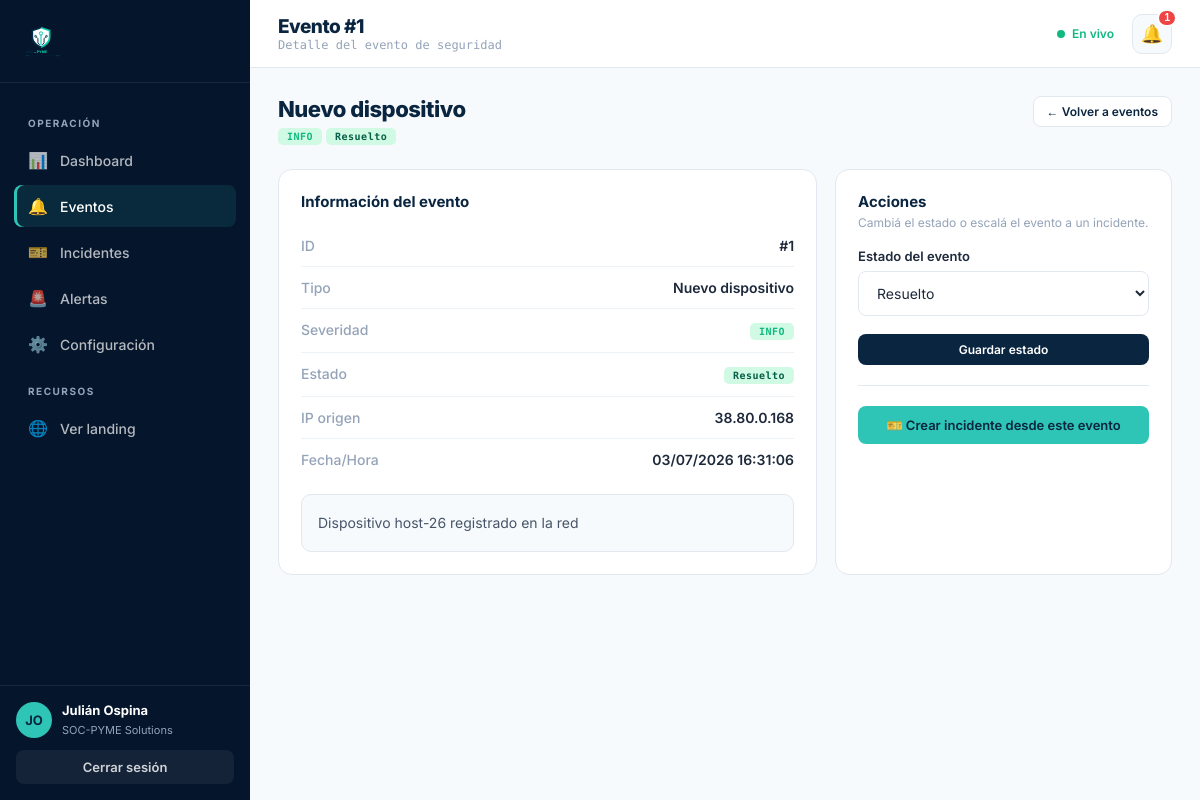
/eventos/1 (signed in), run on the app's committed database.
### models.py (models this page shows, shortened)
class User(UserMixin, db.Model):
    __tablename__ = "users"
    id = db.Column(db.Integer, primary_key=True)
    name = db.Column(db.String(120), nullable=False)
    company = db.Column(db.String(120), nullable=False)
    email = db.Column(db.String(160), unique=True, nullable=False, index=True)
    password_hash = db.Column(db.String(255), nullable=False)
    theme = db.Column(db.String(32), nullable=False, default="default")
    created_at = db.Column(db.DateTime, default=utcnow, nullable=False)
    incidents = db.relationship("Incident", back_populates="assignee", lazy="dynamic")
    notifications = db.relationship(
        "Notification", back_populates="user", lazy="dynamic",
        cascade="all, delete-orphan",
    )
    @property
    def initials(self):
        parts = self.name.split()
        if len(parts) >= 2:
            return (parts[0][0] + parts[1][0]).upper()
        return self.name[:2].upper()

class Event(db.Model):
    __tablename__ = "events"
    id = db.Column(db.Integer, primary_key=True)
    timestamp = db.Column(db.DateTime, default=utcnow, nullable=False, index=True)
    severity = db.Column(db.String(20), nullable=False, index=True)   # critico/aviso/info
    event_type = db.Column(db.String(120), nullable=False)
    description = db.Column(db.Text, nullable=False, default="")
    source_ip = db.Column(db.String(45), nullable=False, default="")
    status = db.Column(db.String(20), nullable=False, default="nuevo", index=True)
    incidents = db.relationship("Incident", back_populates="event", lazy="dynamic")
    @property
    def severity_label(self):
        return SEVERITY_LABELS.get(self.severity, self.severity.upper())
    @property
    def status_label(self):
        return EVENT_STATE_LABELS.get(self.status, self.status)

### routes/events.py (the view)
@events_bp.route("/<int:event_id>")
@login_required
def detail(event_id):
    event = db.session.get(Event, event_id)
    if event is None:
        abort(404)
    form = EventStatusForm(status=event.status)
    return render_template("events/detail.html", event=event, form=form)

### forms.py (shortened to what this page needs)
class EventStatusForm(FlaskForm):
    status = SelectField(
        "Estado",
        choices=[("nuevo", "Nuevo"), ("revisado", "Revisado"), ("resuelto", "Resuelto")],
    )

### app.py (called while the page is built)
def _register_context(app):
    @app.context_processor
    def inject_globals():
        from models import Notification
        unread = 0
        recent_notifs = []
        if current_user.is_authenticated:
            unread = Notification.query.filter_by(read=False).count()
            recent_notifs = (
                Notification.query.filter_by(read=False)
                .order_by(Notification.created_at.desc())
                .limit(8)
                .all()
            )
        return {
            "unread_notifications": unread,
            "recent_notifications": recent_notifs,
        }

### models.py (called while the page is built)
@login_manager.user_loader
def load_user(user_id):
    return db.session.get(User, int(user_id))

### templates/events/detail.html (shortened to what this page needs)
{% extends "base_app.html" %}
{% set active_page = 'events' %}
{% block page_title %}Evento #{{ event.id }}{% endblock %}
{% block page_sub %}Detalle del evento de seguridad{% endblock %}
{% block content %}
<div class="page-head">
  <div>
    <h2>{{ event.event_type }}</h2>
    <p>
      <span class="badge sev-{{ event.severity }}">{{ event.severity_label }}</span>
      <span class="badge st-{{ event.status }}">{{ event.status_label }}</span>
    </p>
  </div>
  <a href="{{ url_for('events.list_events') }}" class="btn btn-ghost btn-sm">← Volver a eventos</a>
</div>
<div class="detail-grid">
  <div class="panel">
    <div class="panel-title">Información del evento</div>
    <div style="margin-top:14px;">
      <div class="detail-row"><span class="k">ID</span><span class="v mono">#{{ event.id }}</span></div>
      <div class="detail-row"><span class="k">Tipo</span><span class="v">{{ event.event_type }}</span></div>
      <div class="detail-row"><span class="k">Severidad</span><span class="v"><span class="badge sev-{{ event.severity }}">{{ event.severity_label }}</span></span></div>
      <div class="detail-row"><span class="k">Estado</span><span class="v"><span class="badge st-{{ event.status }}">{{ event.status_label }}</span></span></div>
      <div class="detail-row"><span class="k">IP origen</span><span class="v mono">{{ event.source_ip or '—' }}</span></div>
      <div class="detail-row"><span class="k">Fecha/Hora</span><span class="v mono">{{ event.timestamp.strftime('%d/%m/%Y %H:%M:%S') }}</span></div>
    </div>
    <div class="detail-desc">{{ event.description or 'Sin descripción.' }}</div>
  </div>
  <div class="panel">
    <div class="panel-title">Acciones</div>
    <div class="panel-desc">Cambiá el estado o escalá el evento a un incidente.</div>
    <form method="post" action="{{ url_for('events.change_status', event_id=event.id) }}">
      <div class="field">
        <label>Estado del evento</label>
        {{ form.status(class="") }}
      </div>
      <button type="submit" class="btn btn-primary btn-sm" style="width:100%; justify-content:center;">Guardar estado</button>
    </form>
    <div style="height:1px; background:var(--gray-200); margin:20px 0;"></div>
    <a href="{{ url_for('incidents.new', event_id=event.id) }}" class="btn btn-cyan-sm" style="width:100%; justify-content:center;">
      🎫 Crear incidente desde este evento
    </a>
  </div>
</div>
{% endblock %}

### templates/base_app.html (shortened to what this page needs)
<!DOCTYPE html>
<html lang="es">
<head>
  <link rel="stylesheet" href="{{ url_for('static', filename='css/main.css') }}">
  <link rel="stylesheet" href="{{ url_for('static', filename='css/dashboard.css') }}">
</head>
<body class="app">
  <div class="app-shell">
    <aside class="sidebar" id="sidebar">
      <a class="sidebar-brand logo" href="{{ url_for('dashboard.index') }}">
        {% include '_logo.html' %}
      </a>
      <nav class="sidebar-nav">
        <div class="sidebar-section">Operación</div>
        <a href="{{ url_for('dashboard.index') }}" class="{% if active_page == 'dashboard' %}active{% endif %}">
          <span class="ic">📊</span> Dashboard
        </a>
        <a href="{{ url_for('events.list_events') }}" class="{% if active_page == 'events' %}active{% endif %}">
          <span class="ic">🔔</span> Eventos
        </a>
        <a href="{{ url_for('incidents.list_incidents') }}" class="{% if active_page == 'incidents' %}active{% endif %}">
          <span class="ic">🎫</span> Incidentes
        </a>
        <a href="{{ url_for('alerts.list_rules') }}" class="{% if active_page == 'alerts' %}active{% endif %}">
          <span class="ic">🚨</span> Alertas
        </a>
        <a href="{{ url_for('dashboard.settings') }}" class="{% if active_page == 'settings' %}active{% endif %}">
          <span class="ic">⚙️</span> Configuración
        </a>
        <div class="sidebar-section">Recursos</div>
        <a href="{{ url_for('main.index') }}"><span class="ic">🌐</span> Ver landing</a>
      </nav>
      <div class="sidebar-foot">
        <div class="sidebar-user">
          <div class="sidebar-avatar">{{ current_user.initials }}</div>
          <div class="sidebar-user-info">
            <strong>{{ current_user.name }}</strong>
            <span>{{ current_user.company }}</span>
          </div>
        </div>
        <a href="{{ url_for('auth.logout') }}" class="sidebar-logout">Cerrar sesión</a>
      </div>
    </aside>
    <div class="app-main">
      <header class="topbar">
        <div class="topbar-left">
          <div>
            <h1>{% block page_title %}Dashboard{% endblock %}</h1>
            <div class="topbar-sub">{% block page_sub %}SOC-PYME · Panel de operaciones{% endblock %}</div>
          </div>
        </div>
        <div class="topbar-right">
          <span class="live-dot">En vivo</span>
          <div class="bell-wrap">
            <button class="bell-btn" id="bell-btn" aria-label="Notificaciones">
              🔔
              <span class="bell-count {% if not unread_notifications %}hidden{% endif %}" id="bell-count">{{ unread_notifications }}</span>
            </button>
          </div>
        </div>
      </header>
      <main class="content">
        {% block content %}{% endblock %}
      </main>
    </div>
  </div>
</body>
</html>

### static/css/main.css (style rules this page uses)
:root { --navy: #0A2540; --navy-deep: #05152B; --blue: #0E6BA8; --cyan: #2EC4B6; --cyan-pale: #E8F9F8; --white: #FFFFFF; --off-white: #F7FAFC; --gray-100: #EDF2F7; --gray-200: #E2E8F0; --gray-400: #94A3B8; --gray-600: #475569; --gray-800: #1E293B; --red: #EF4444; --green: #10B981; --yellow: #F59E0B; }
* { margin: 0; padding: 0; box-sizing: border-box; }
html { scroll-behavior: smooth; }
body { background: var(--white); color: var(--gray-800); font-family: 'Inter', sans-serif; overflow-x: hidden; }
a { color: inherit; }
nav { position: fixed; top: 0; left: 0; right: 0; z-index: 100; display: flex; align-items: center; justify-content: space-between; padding: 0 6%; height: 70px; background: rgba(255, 255, 255, 0.95); backdrop-filter: blur(10px); border-bottom: 1px solid var(--gray-200); }
.logo { display: flex; align-items: center; gap: 10px; text-decoration: none; }
.field { margin-bottom: 18px; }
.field label { display: block; font-size: 13px; font-weight: 600; color: var(--gray-800); margin-bottom: 7px; }
.field input, .field select, .field textarea { width: 100%; padding: 12px 14px; border: 1.5px solid var(--gray-200); border-radius: 8px; font-family: 'Inter', sans-serif; font-size: 14px; color: var(--gray-800); background: var(--white); transition: border-color 0.2s, box-shadow 0.2s; }

### data on the page
User: initials "JO", name "Julián Ospina", company "SOC-PYME Solutions"
Event: id "1", event_type "Nuevo dispositivo", severity_label "INFO", status_label "Resuelto", source_ip "38.80.0.168", timestamp "03/07/2026 16:31:06", description "Dispositivo host-26 registrado en la red", status "Resuelto"

### other printed values
{{ unread_notifications }} "1"
